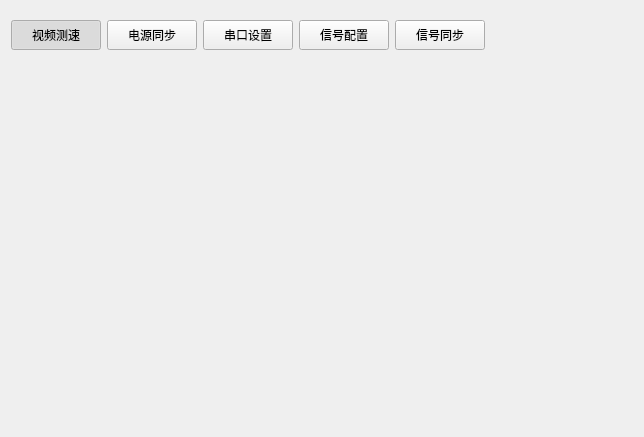
<?xml version="1.0" encoding="UTF-8"?>
<ui version="4.0">
 <class>Dlg_otherConfig</class>
 <widget class="QWidget" name="Dlg_otherConfig">
  <property name="geometry">
   <rect>
    <x>0</x>
    <y>0</y>
    <width>644</width>
    <height>437</height>
   </rect>
  </property>
  <property name="windowTitle">
   <string>Dlg_otherConfig</string>
  </property>
  <layout class="QVBoxLayout" name="verticalLayout">
   <property name="spacing">
    <number>10</number>
   </property>
   <property name="topMargin">
    <number>20</number>
   </property>
   <item>
    <layout class="QHBoxLayout" name="horizontalLayout">
     <item>
      <widget class="QPushButton" name="btn_videoSpeed">
       <property name="minimumSize">
        <size>
         <width>90</width>
         <height>30</height>
        </size>
       </property>
       <property name="focusPolicy">
        <enum>Qt::NoFocus</enum>
       </property>
       <property name="text">
        <string>视频测速</string>
       </property>
       <property name="checkable">
        <bool>true</bool>
       </property>
       <property name="checked">
        <bool>true</bool>
       </property>
       <property name="autoExclusive">
        <bool>true</bool>
       </property>
      </widget>
     </item>
     <item>
      <widget class="QPushButton" name="btn_powerTB">
       <property name="minimumSize">
        <size>
         <width>90</width>
         <height>30</height>
        </size>
       </property>
       <property name="focusPolicy">
        <enum>Qt::NoFocus</enum>
       </property>
       <property name="text">
        <string>电源同步</string>
       </property>
       <property name="checkable">
        <bool>true</bool>
       </property>
       <property name="autoExclusive">
        <bool>true</bool>
       </property>
      </widget>
     </item>
     <item>
      <widget class="QPushButton" name="btn_serialSetting">
       <property name="minimumSize">
        <size>
         <width>90</width>
         <height>30</height>
        </size>
       </property>
       <property name="focusPolicy">
        <enum>Qt::NoFocus</enum>
       </property>
       <property name="text">
        <string>串口设置</string>
       </property>
       <property name="checkable">
        <bool>true</bool>
       </property>
       <property name="autoExclusive">
        <bool>true</bool>
       </property>
      </widget>
     </item>
     <item>
      <widget class="QPushButton" name="btn_signalSetting">
       <property name="minimumSize">
        <size>
         <width>90</width>
         <height>30</height>
        </size>
       </property>
       <property name="focusPolicy">
        <enum>Qt::NoFocus</enum>
       </property>
       <property name="text">
        <string>信号配置</string>
       </property>
       <property name="checkable">
        <bool>true</bool>
       </property>
       <property name="autoExclusive">
        <bool>true</bool>
       </property>
      </widget>
     </item>
     <item>
      <widget class="QPushButton" name="btn_signalTB">
       <property name="minimumSize">
        <size>
         <width>90</width>
         <height>30</height>
        </size>
       </property>
       <property name="focusPolicy">
        <enum>Qt::NoFocus</enum>
       </property>
       <property name="text">
        <string>信号同步</string>
       </property>
       <property name="checkable">
        <bool>true</bool>
       </property>
       <property name="autoExclusive">
        <bool>true</bool>
       </property>
      </widget>
     </item>
     <item>
      <spacer name="horizontalSpacer">
       <property name="orientation">
        <enum>Qt::Horizontal</enum>
       </property>
       <property name="sizeHint" stdset="0">
        <size>
         <width>40</width>
         <height>20</height>
        </size>
       </property>
      </spacer>
     </item>
    </layout>
   </item>
   <item>
    <widget class="QStackedWidget" name="stackedWidget">
     <property name="currentIndex">
      <number>0</number>
     </property>
     <widget class="QWidget" name="page"/>
     <widget class="QWidget" name="page_2"/>
    </widget>
   </item>
  </layout>
 </widget>
 <layoutdefault spacing="6" margin="11"/>
 <resources/>
 <connections/>
</ui>
